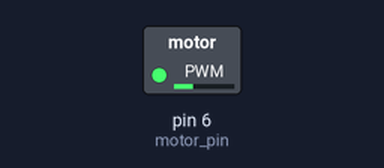
This sketch was run on a simulated Arduino Uno, built with avr-gcc and run on an emulated ATmega328P. Shown: switched loads named in the sketch (green lamp = pin HIGH).

Above: at 0.1 s.
Timing chart, 0 to 1.6 s (numbered marks = the images above):
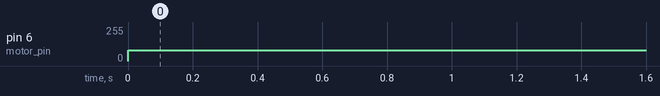

Measured:
- by itself, pin 6 (motor_pin): 0/255 → 80/255 at 0.00 s

The sketch:

sketch_aug15c.ino
```cpp
#define motor_pin 6

void setup() {
  // put your setup code here, to run once:
  pinMode(motor_pin, OUTPUT);
}

void loop() {
  // put your main code here, to run repeatedly:
  analogWrite(motor_pin, 80);
}
```
